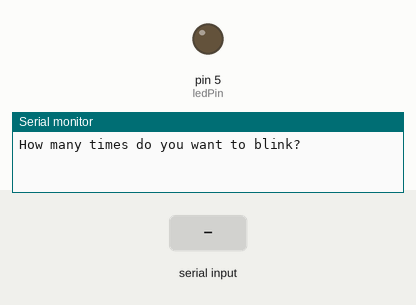
Recording of a sketch running on a simulated Arduino Uno, built with avr-gcc and run on an emulated ATmega328P. Shown: output pins drawn as LEDs (lit = HIGH), the last lines printed to the serial monitor. Dashed ring = blinking. Inputs (shaded band) come from the test bench.

Above: at 1.2 s.
1.3 s: "90,45\n" received over Serial
At 1.49 s:
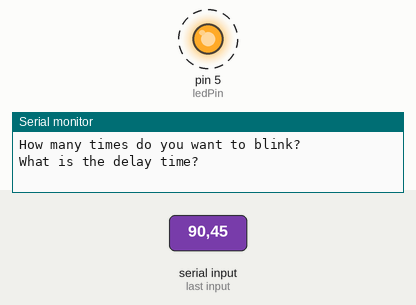
Timing chart, 0 to 10.3 s (numbered marks = the images above; inputs shaded):
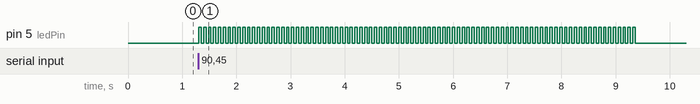

Measured:
- after the input at 1.3 s, pin 5 (ledPin): alternates HIGH for 0.05 s and LOW for 0.05 s, 180 changes in all, then stays LOW, starting at once

The sketch:

Class_18_Reading_Value_From_User.ino
```cpp
int blinkNumber;
int blinkDelay;
int ledPin = 5;

void setup() {
  // put your setup code here, to run once:
  Serial.begin(9600);
  pinMode(ledPin,OUTPUT);

}

void loop() {
  // put your main code here, to run repeatedly:

  Serial.println("How many times do you want to blink?");

  while(Serial.available()==0)
  {

  }
  blinkNumber = Serial.parseInt();

  Serial.println("What is the delay time?");

  while(Serial.available()==0)
  {

  }
  blinkDelay = Serial.parseInt();

  for(int i = 0 ; i < blinkNumber ; i = i + 1)
  {
    digitalWrite(ledPin,HIGH);
    delay(blinkDelay);
    digitalWrite(ledPin,LOW);
    delay(blinkDelay);
  }
}
```
